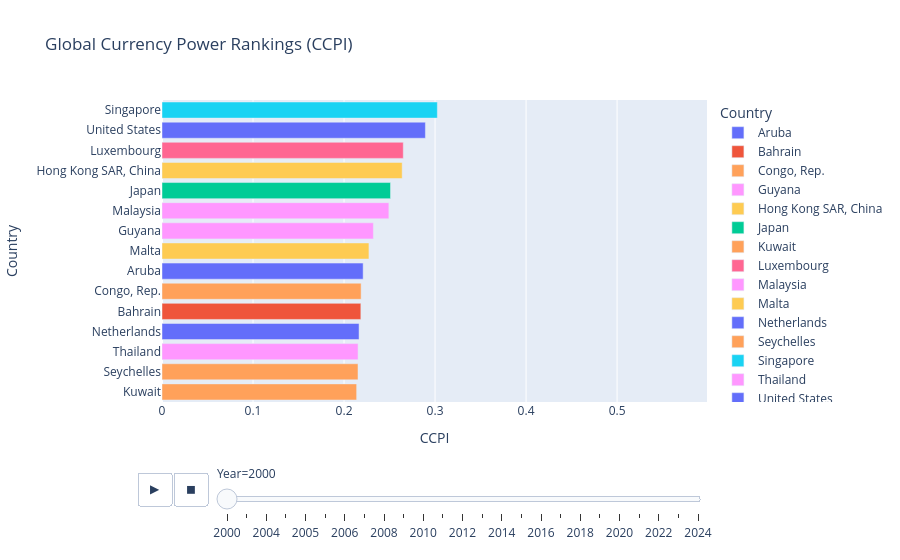

Write notebook code for a chart like this one.
### Markdown cell above
[View Structural Shift Analysis](https://afreedashireen.github.io/global-currency-power-index/visuals/currency_power_shift_2008_2020.html)

### Code cell
import plotly.express as px

df_ranked = df_scaled.copy()

df_ranked["Rank"] = (
    df_ranked.groupby("Year")["CCPI"]
    .rank(ascending=False, method="first")
)

df_top15 = df_ranked[df_ranked["Rank"] <= 15]

fig = px.bar(
    df_top15,
    x="CCPI",
    y="Country",
    color="Country",
    animation_frame="Year",
    orientation="h",
    range_x=[0, df_top15["CCPI"].max()],
    title="Global Currency Power Rankings (CCPI)"
)

fig.update_layout(yaxis={'categoryorder':'total ascending'})

### Figure 1 — Plotly figure (JSON) as saved in the notebook; plotly's stock layout.template omitted (floating-point values rounded to 4 significant figures)
{"data": [{"alignmentgroup": "True", "hovertemplate": "Country=%{y}<br>Year=2000<br>CCPI=%{x}<extra></extra>", "legendgroup": "Aruba", "marker": {"color": "#636efa", "pattern": {"shape": ""}}, "name": "Aruba", "offsetgroup": "Aruba", "orientation": "h", "showlegend": true, "textposition": "auto", "type": "bar", "x": [0.221], "xaxis": "x", "y": ["Aruba"], "yaxis": "y"}, {"alignmentgroup": "True", "hovertemplate": "Country=%{y}<br>Year=2000<br>CCPI=%{x}<extra></extra>", "legendgroup": "Bahrain", "marker": {"color": "#EF553B", "pattern": {"shape": ""}}, "name": "Bahrain", "offsetgroup": "Bahrain", "orientation": "h", "showlegend": true, "textposition": "auto", "type": "bar", "x": [0.2185], "xaxis": "x", "y": ["Bahrain"], "yaxis": "y"}, {"alignmentgroup": "True", "hovertemplate": "Country=%{y}<br>Year=2000<br>CCPI=%{x}<extra></extra>", "legendgroup": "Congo, Rep.", "marker": {"color": "#FFA15A", "pattern": {"shape": ""}}, "name": "Congo, Rep.", "offsetgroup": "Congo, Rep.", "orientation": "h", "showlegend": true, "textposition": "auto", "type": "bar", "x": [0.2188], "xaxis": "x", "y": ["Congo, Rep."], "yaxis": "y"}, {"alignmentgroup": "True", "hovertemplate": "Country=%{y}<br>Year=2000<br>CCPI=%{x}<extra></extra>", "legendgroup": "Guyana", "marker": {"color": "#FF97FF", "pattern": {"shape": ""}}, "name": "Guyana", "offsetgroup": "Guyana", "orientation": "h", "showlegend": true, "textposition": "auto", "type": "bar", "x": [0.2323], "xaxis": "x", "y": ["Guyana"], "yaxis": "y"}, {"alignmentgroup": "True", "hovertemplate": "Country=%{y}<br>Year=2000<br>CCPI=%{x}<extra></extra>", "legendgroup": "Hong Kong SAR, China", "marker": {"color": "#FECB52", "pattern": {"shape": ""}}, "name": "Hong Kong SAR, China", "offsetgroup": "Hong Kong SAR, China", "orientation": "h", "showlegend": true, "textposition": "auto", "type": "bar", "x": [0.2639], "xaxis": "x", "y": ["Hong Kong SAR, China"], "yaxis": "y"}, {"alignmentgroup": "True", "hovertemplate": "Country=%{y}<br>Year=2000<br>CCPI=%{x}<extra></extra>", "legendgroup": "Japan", "marker": {"color": "#00cc96", "pattern": {"shape": ""}}, "name": "Japan", "offsetgroup": "Japan", "orientation": "h", "showlegend": true, "textposition": "auto", "type": "bar", "x": [0.2511], "xaxis": "x", "y": ["Japan"], "yaxis": "y"}, {"alignmentgroup": "True", "hovertemplate": "Country=%{y}<br>Year=2000<br>CCPI=%{x}<extra></extra>", "legendgroup": "Kuwait", "marker": {"color": "#FFA15A", "pattern": {"shape": ""}}, "name": "Kuwait", "offsetgroup": "Kuwait", "orientation": "h", "showlegend": true, "textposition": "auto", "type": "bar", "x": [0.2139], "xaxis": "x", "y": ["Kuwait"], "yaxis": "y"}, {"alignmentgroup": "True", "hovertemplate": "Country=%{y}<br>Year=2000<br>CCPI=%{x}<extra></extra>", "legendgroup": "Luxembourg", "marker": {"color": "#FF6692", "pattern": {"shape": ""}}, "name": "Luxembourg", "offsetgroup": "Luxembourg", "orientation": "h", "showlegend": true, "textposition": "auto", "type": "bar", "x": [0.2651], "xaxis": "x", "y": ["Luxembourg"], "yaxis": "y"}, {"alignmentgroup": "True", "hovertemplate": "Country=%{y}<br>Year=2000<br>CCPI=%{x}<extra></extra>", "legendgroup": "Malaysia", "marker": {"color": "#FF97FF", "pattern": {"shape": ""}}, "name": "Malaysia", "offsetgroup": "Malaysia", "orientation": "h", "showlegend": true, "textposition": "auto", "type": "bar", "x": [0.2493], "xaxis": "x", "y": ["Malaysia"], "yaxis": "y"}, {"alignmentgroup": "True", "hovertemplate": "Country=%{y}<br>Year=2000<br>CCPI=%{x}<extra></extra>", "legendgroup": "Malta", "marker": {"color": "#FECB52", "pattern": {"shape": ""}}, "name": "Malta", "offsetgroup": "Malta", "orientation": "h", "showlegend": true, "textposition": "auto", "type": "bar", "x": [0.2274], "xaxis": "x", "y": ["Malta"], "yaxis": "y"}, {"alignmentgroup": "True", "hovertemplate": "Country=%{y}<br>Year=2000<br>CCPI=%{x}<extra></extra>", "legendgroup": "Netherlands", "marker": {"color": "#636efa", "pattern": {"shape": ""}}, "name": "Netherlands", "offsetgroup": "Netherlands", "orientation": "h", "showlegend": true, "textposition": "auto", "type": "bar", "x": [0.2165], "xaxis": "x", "y": ["Netherlands"], "yaxis": "y"}, {"alignmentgroup": "True", "hovertemplate": "Country=%{y}<br>Year=2000<br>CCPI=%{x}<extra></extra>", "legendgroup": "Seychelles", "marker": {"color": "#FFA15A", "pattern": {"shape": ""}}, "name": "Seychelles", "offsetgroup": "Seychelles", "orientation": "h", "showlegend": true, "textposition": "auto", "type": "bar", "x": [0.2153], "xaxis": "x", "y": ["Seychelles"], "yaxis": "y"}, {"alignmentgroup": "True", "hovertemplate": "Country=%{y}<br>Year=2000<br>CCPI=%{x}<extra></extra>", "legendgroup": "Singapore", "marker": {"color": "#19d3f3", "pattern": {"shape": ""}}, "name": "Singapore", "offsetgroup": "Singapore", "orientation": "h", "showlegend": true, "textposition": "auto", "type": "bar", "x": [0.3025], "xaxis": "x", "y": ["Singapore"], "yaxis": "y"}, {"alignmentgroup": "True", "hovertemplate": "Country=%{y}<br>Year=2000<br>CCPI=%{x}<extra></extra>", "legendgroup": "Thailand", "marker": {"color": "#FF97FF", "pattern": {"shape": ""}}, "name": "Thailand", "offsetgroup": "Thailand", "orientation": "h", "showlegend": true, "textposition": "auto", "type": "bar", "x": [0.2154], "xaxis": "x", "y": ["Thailand"], "yaxis": "y"}, {"alignmentgroup": "True", "hovertemplate": "Country=%{y}<br>Year=2000<br>CCPI=%{x}<extra></extra>", "legendgroup": "United States", "marker": {"color": "#636efa", "pattern": {"shape": ""}}, "name": "United States", "offsetgroup": "United States", "orientation": "h", "showlegend": true, "textposition": "auto", "type": "bar", "x": [0.2894], "xaxis": "x", "y": ["United States"], "yaxis": "y"}], "layout": {"barmode": "relative", "legend": {"title": {"text": "Country"}, "tracegroupgap": 0}, "sliders": [{"active": 0, "currentvalue": {"prefix": "Year="}, "len": 0.9, "pad": {"b": 10, "t": 60}, "steps": [{"args": [["2000"], {"frame": {"duration": 0, "redraw": true}, "fromcurrent": true, "mode": "immediate", "transition": {"duration": 0, "easing": "linear"}}], "label": "2000", "method": "animate"}, {"args": [["2001"], {"frame": {"duration": 0, "redraw": true}, "fromcurrent": true, "mode": "immediate", "transition": {"duration": 0, "easing": "linear"}}], "label": "2001", "method": "animate"}, {"args": [["2004"], {"frame": {"duration": 0, "redraw": true}, "fromcurrent": true, "mode": "immediate", "transition": {"duration": 0, "easing": "linear"}}], "label": "2004", "method": "animate"}, {"args": [["2002"], {"frame": {"duration": 0, "redraw": true}, "fromcurrent": true, "mode": "immediate", "transition": {"duration": 0, "easing": "linear"}}], "label": "2002", "method": "animate"}, {"args": [["2005"], {"frame": {"duration": 0, "redraw": true}, "fromcurrent": true, "mode": "immediate", "transition": {"duration": 0, "easing": "linear"}}], "label": "2005", "method": "animate"}, {"args": [["2003"], {"frame": {"duration": 0, "redraw": true}, "fromcurrent": true, "mode": "immediate", "transition": {"duration": 0, "easing": "linear"}}], "label": "2003", "method": "animate"}, {"args": [["2006"], {"frame": {"duration": 0, "redraw": true}, "fromcurrent": true, "mode": "immediate", "transition": {"duration": 0, "easing": "linear"}}], "label": "2006", "method": "animate"}, {"args": [["2007"], {"frame": {"duration": 0, "redraw": true}, "fromcurrent": true, "mode": "immediate", "transition": {"duration": 0, "easing": "linear"}}], "label": "2007", "method": "animate"}, {"args": [["2008"], {"frame": {"duration": 0, "redraw": true}, "fromcurrent": true, "mode": "immediate", "transition": {"duration": 0, "easing": "linear"}}], "label": "2008", "method": "animate"}, {"args": [["2009"], {"frame": {"duration": 0, "redraw": true}, "fromcurrent": true, "mode": "immediate", "transition": {"duration": 0, "easing": "linear"}}], "label": "2009", "method": "animate"}, {"args": [["2010"], {"frame": {"duration": 0, "redraw": true}, "fromcurrent": true, "mode": "immediate", "transition": {"duration": 0, "easing": "linear"}}], "label": "2010", "method": "animate"}, {"args": [["2011"], {"frame": {"duration": 0, "redraw": true}, "fromcurrent": true, "mode": "immediate", "transition": {"duration": 0, "easing": "linear"}}], "label": "2011", "method": "animate"}, {"args": [["2012"], {"frame": {"duration": 0, "redraw": true}, "fromcurrent": true, "mode": "immediate", "transition": {"duration": 0, "easing": "linear"}}], "label": "2012", "method": "animate"}, {"args": [["2013"], {"frame": {"duration": 0, "redraw": true}, "fromcurrent": true, "mode": "immediate", "transition": {"duration": 0, "easing": "linear"}}], "label": "2013", "method": "animate"}, {"args": [["2014"], {"frame": {"duration": 0, "redraw": true}, "fromcurrent": true, "mode": "immediate", "transition": {"duration": 0, "easing": "linear"}}], "label": "2014", "method": "animate"}, {"args": [["2015"], {"frame": {"duration": 0, "redraw": true}, "fromcurrent": true, "mode": "immediate", "transition": {"duration": 0, "easing": "linear"}}], "label": "2015", "method": "animate"}, {"args": [["2016"], {"frame": {"duration": 0, "redraw": true}, "fromcurrent": true, "mode": "immediate", "transition": {"duration": 0, "easing": "linear"}}], "label": "2016", "method": "animate"}, {"args": [["2017"], {"frame": {"duration": 0, "redraw": true}, "fromcurrent": true, "mode": "immediate", "transition": {"duration": 0, "easing": "linear"}}], "label": "2017", "method": "animate"}, {"args": [["2018"], {"frame": {"duration": 0, "redraw": true}, "fromcurrent": true, "mode": "immediate", "transition": {"duration": 0, "easing": "linear"}}], "label": "2018", "method": "animate"}, {"args": [["2019"], {"frame": {"duration": 0, "redraw": true}, "fromcurrent": true, "mode": "immediate", "transition": {"duration": 0, "easing": "linear"}}], "label": "2019", "method": "animate"}, {"args": [["2020"], {"frame": {"duration": 0, "redraw": true}, "fromcurrent": true, "mode": "immediate", "transition": {"duration": 0, "easing": "linear"}}], "label": "2020", "method": "animate"}, {"args": [["2021"], {"frame": {"duration": 0, "redraw": true}, "fromcurrent": true, "mode": "immediate", "transition": {"duration": 0, "easing": "linear"}}], "label": "2021", "method": "animate"}, {"args": [["2022"], {"frame": {"duration": 0, "redraw": true}, "fromcurrent": true, "mode": "immediate", "transition": {"duration": 0, "easing": "linear"}}], "label": "2022", "method": "animate"}, {"args": [["2023"], {"frame": {"duration": 0, "redraw": true}, "fromcurrent": true, "mode": "immediate", "transition": {"duration": 0, "easing": "linear"}}], "label": "2023", "method": "animate"}, {"args": [["2024"], {"frame": {"duration": 0, "redraw": true}, "fromcurrent": true, "mode": "immediate", "transition": {"duration": 0, "easing": "linear"}}], "label": "2024", "method": "animate"}], "x": 0.1, "xanchor": "left", "y": 0, "yanchor": "top"}], "title": {"text": "Global Currency Power Rankings (CCPI)"}, "updatemenus": [{"buttons": [{"args": [null, {"frame": {"duration": 500, "redraw": true}, "fromcurrent": true, "mode": "immediate", "transition": {"duration": 500, "easing": "linear"}}], "label": "&#9654;", "method": "animate"}, {"args": [[null], {"frame": {"duration": 0, "redraw": true}, "fromcurrent": true, "mode": "immediate", "transition": {"duration": 0, "easing": "linear"}}], "label": "&#9724;", "method": "animate"}], "direction": "left", "pad": {"r": 10, "t": 70}, "showactive": false, "type": "buttons", "x": 0.1, "xanchor": "right", "y": 0, "yanchor": "top"}], "xaxis": {"anchor": "y", "domain": [0, 1], "range": [0, 0.5988], "title": {"text": "CCPI"}}, "yaxis": {"anchor": "x", "categoryarray": ["United States", "Timor-Leste", "Thailand", "Switzerland", "Slovak Republic", "Singapore", "Seychelles", "Saudi Arabia", "Russian Federation", "Panama", "Netherlands", "Malta", "Malaysia", "Macao SAR, China", "Luxembourg", "Lesotho", "Kuwait", "Korea, Rep.", "Japan", "Ireland", "India", "Hong Kong SAR, China", "Guyana", "Germany", "France", "Djibouti", "Congo, Rep.", "China", "Belgium", "Bahrain", "Aruba"], "categoryorder": "total ascending", "domain": [0, 1], "title": {"text": "Country"}}}}
